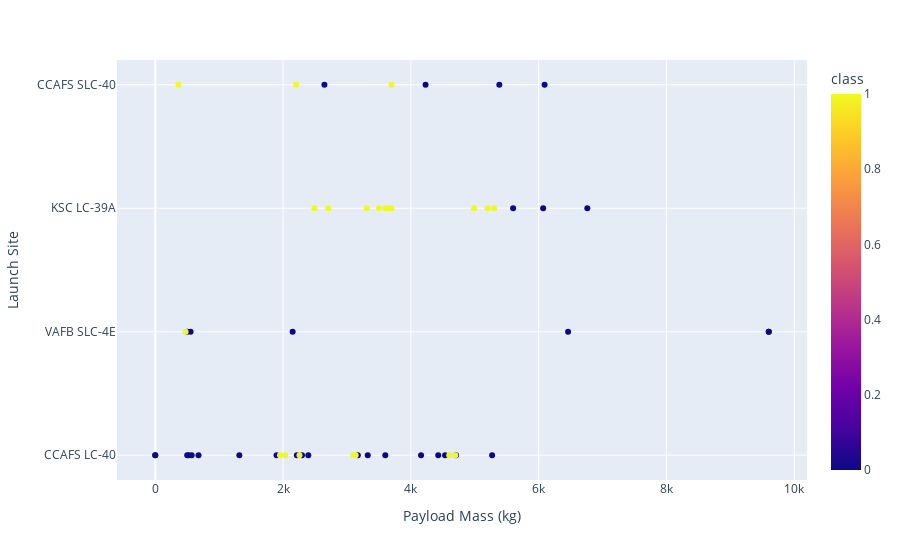

The code cell stored with this chart in its notebook:
### Code cell
#[spacex_df['Launch Site']=='CCAFS LC-40']
px.scatter(data_frame=spacex_df,
           x='Payload Mass (kg)',
          y='Launch Site',color='class',
                  )

### Figure 1 — Plotly figure (JSON) as saved in the notebook; plotly's stock layout.template omitted (floating-point values rounded to 4 significant figures)
{"data": [{"hovertemplate": "Payload Mass (kg)=%{x}<br>Launch Site=%{y}<br>class=%{marker.color}<extra></extra>", "legendgroup": "", "marker": {"color": [0, 0, 0, 0, 0, 0, 0, 0, 0, 0, 0, 0, 0, 0, 0, 0, 0, 1, 1, 0, 1, 1, 1, 0, 1, 1, 0, 0, 1, 1, 1, 1, 0, 0, 0, 0, 1, 0, 1, 1, 0, 1, 1, 0, 1, 1, 1, 1, 1, 1, 1, 0, 0, 0, 1, 0], "coloraxis": "coloraxis", "symbol": "circle"}, "mode": "markers", "name": "", "orientation": "h", "showlegend": false, "type": "scatter", "x": [0, 0, 525, 500, 677, 3170, 3325, 2296, 1316, 4535, 4428, 2216, 2395, 570, 4159, 1898, 4707, 1952, 2034, 5271, 3136, 4696, 3100, 3600, 2257, 4600, 500, 553, 9600, 9600, 475, 9600, 9600, 2150, 9600, 6460, 2490, 5600, 5300, 3697.0, 6070, 2708, 3669, 6761, 3310, 4990, 5200, 3500, 3600, 2205, 3697.0, 4230, 6092, 2647, 362, 5384], "xaxis": "x", "y": ["CCAFS LC-40", "CCAFS LC-40", "CCAFS LC-40", "CCAFS LC-40", "CCAFS LC-40", "CCAFS LC-40", "CCAFS LC-40", "CCAFS LC-40", "CCAFS LC-40", "CCAFS LC-40", "CCAFS LC-40", "CCAFS LC-40", "CCAFS LC-40", "CCAFS LC-40", "CCAFS LC-40", "CCAFS LC-40", "CCAFS LC-40", "CCAFS LC-40", "CCAFS LC-40", "CCAFS LC-40", "CCAFS LC-40", "CCAFS LC-40", "CCAFS LC-40", "CCAFS LC-40", "CCAFS LC-40", "CCAFS LC-40", "VAFB SLC-4E", "VAFB SLC-4E", "VAFB SLC-4E", "VAFB SLC-4E", "VAFB SLC-4E", "VAFB SLC-4E", "VAFB SLC-4E", "VAFB SLC-4E", "VAFB SLC-4E", "VAFB SLC-4E", "KSC LC-39A", "KSC LC-39A", "KSC LC-39A", "KSC LC-39A", "KSC LC-39A", "KSC LC-39A", "KSC LC-39A", "KSC LC-39A", "KSC LC-39A", "KSC LC-39A", "KSC LC-39A", "KSC LC-39A", "KSC LC-39A", "CCAFS SLC-40", "CCAFS SLC-40", "CCAFS SLC-40", "CCAFS SLC-40", "CCAFS SLC-40", "CCAFS SLC-40", "CCAFS SLC-40"], "yaxis": "y"}], "layout": {"coloraxis": {"colorbar": {"title": {"text": "class"}}, "colorscale": [[0, "#0d0887"], [0.1111, "#46039f"], [0.2222, "#7201a8"], [0.3333, "#9c179e"], [0.4444, "#bd3786"], [0.5556, "#d8576b"], [0.6667, "#ed7953"], [0.7778, "#fb9f3a"], [0.8889, "#fdca26"], [1, "#f0f921"]]}, "legend": {"tracegroupgap": 0}, "margin": {"t": 60}, "xaxis": {"anchor": "y", "domain": [0, 1], "title": {"text": "Payload Mass (kg)"}}, "yaxis": {"anchor": "x", "domain": [0, 1], "title": {"text": "Launch Site"}}}}
